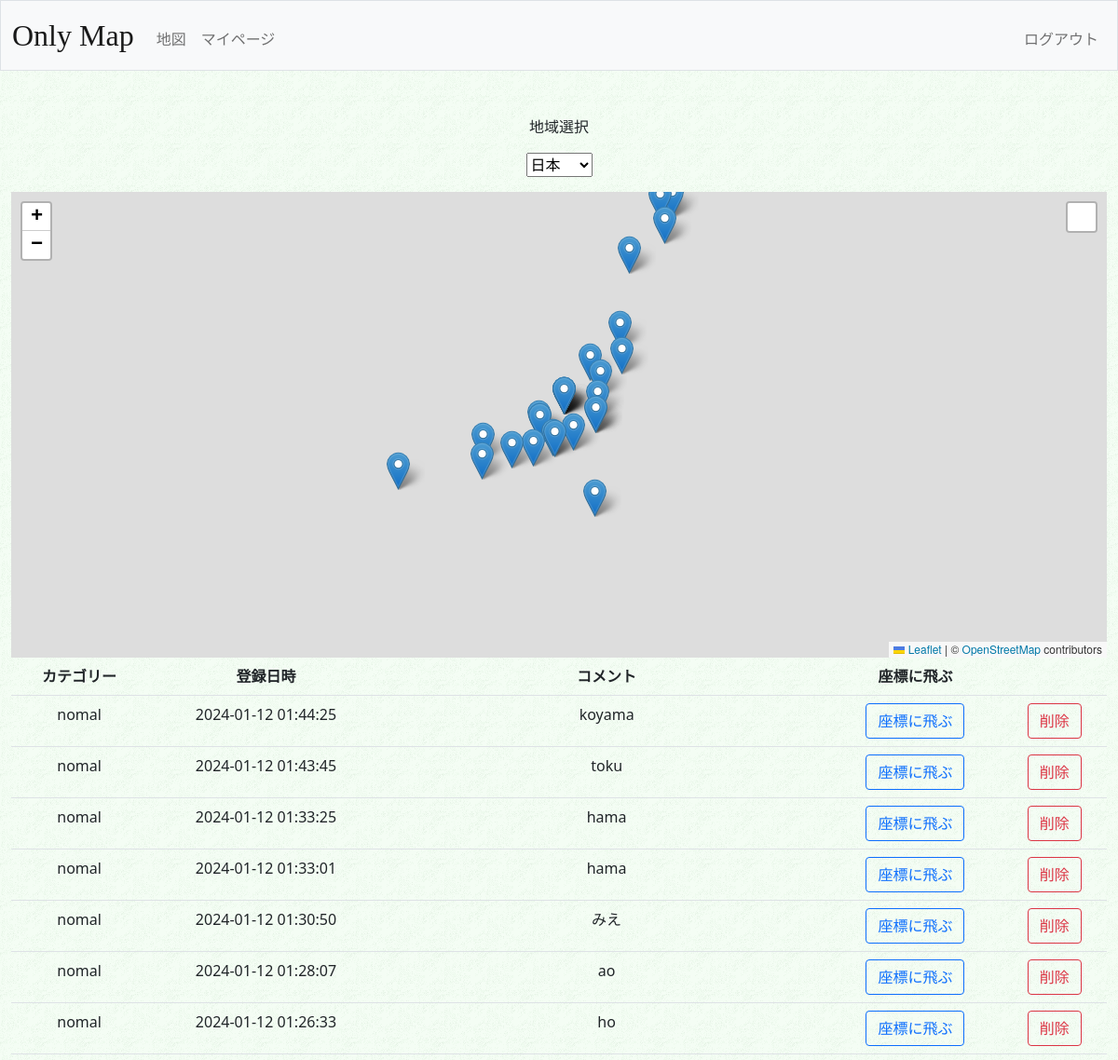
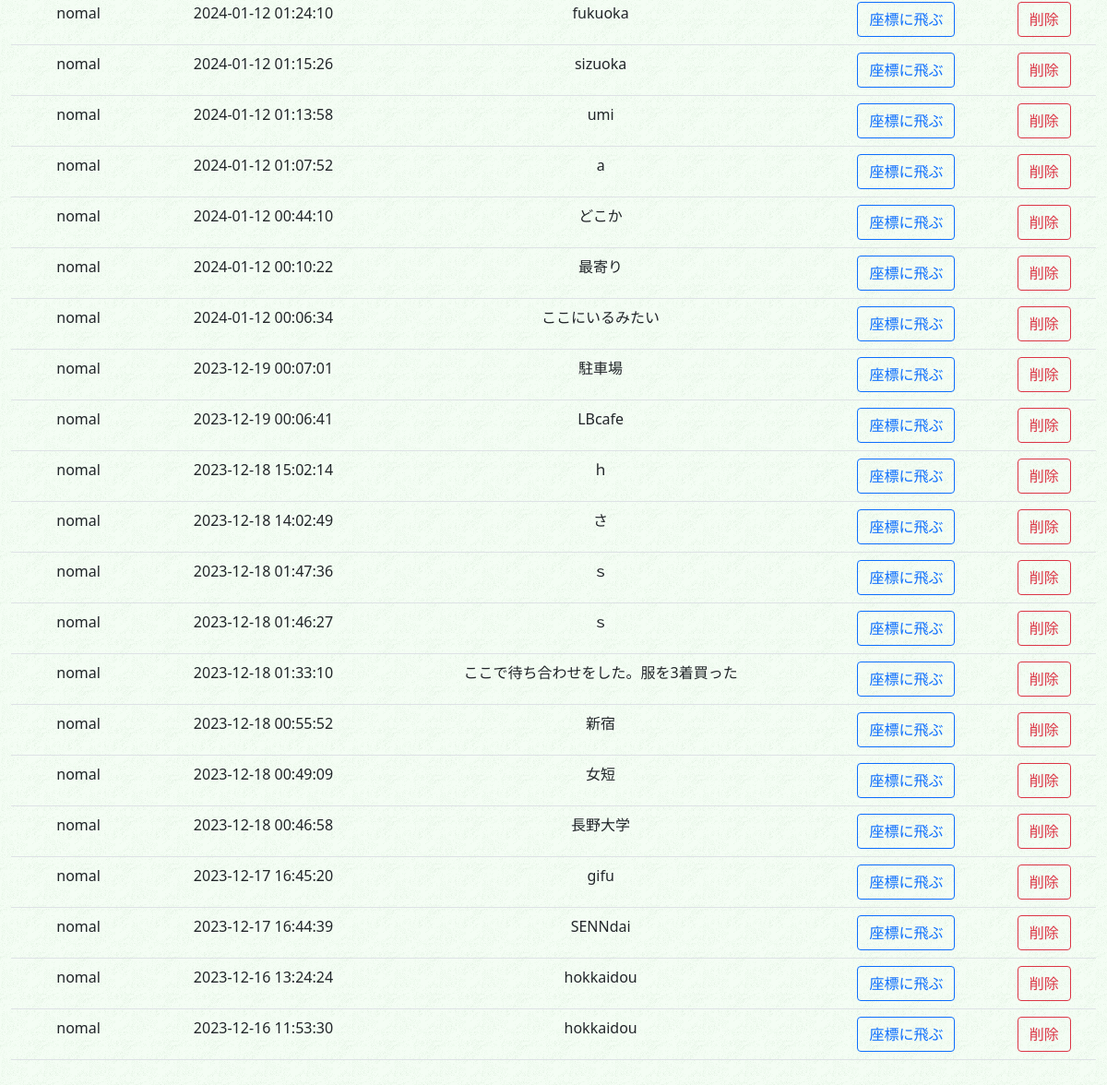
/map (signed in), run on the app's committed database (2 pictures, top to bottom).
### tables this page shows
CREATE TABLE 'markers'(
  'id' INTEGER PRIMARY KEY AUTOINCREMENT NOT NULL,
  'userid' INTEGER NOT NULL,
  'lat' FLOAT NOT NULL,
  'lng' FLOAT NOT NULL,
  'comment' TEXT,
  'cate' TEXT DEFAULT 'nomal',
  'created_at' TIMESTAMP DEFAULT(datetime('now','localtime'))
);

### app.py (the view)
@csrf.exempt
@app.route("/map", methods=["GET", "POST"])
def map():
    if request.method == "POST":
        userid = session["user_id"]
        lat = request.json['lat']
        lng = request.json['lng']
        comment = request.json['text']
        con = sqlite3.connect(DBNAME)
        db = con.cursor()
        db.execute("INSERT INTO markers (userid,lat,lng,comment) VALUES (?,?,?,?)", (userid,lat,lng,comment,))
        con.commit()
        markers = db.execute("SELECT lat,lng,comment,cate,created_at FROM markers WHERE userid = (?) ORDER BY created_at DESC", (userid,)).fetchone()
        con.close()
        print(markers)
        dict = {'lat':markers[0],
                'lng':markers[1],
                'text':markers[2],
                'cate':markers[3],
                'time':markers[4]
                }
        return jsonify(dict)
    else:
        userid = session["user_id"]
        con = sqlite3.connect(DBNAME)
        db = con.cursor()
        markers = db.execute("SELECT lat,lng,comment,cate,created_at FROM markers WHERE userid = (?) ORDER BY created_at DESC", (userid,)).fetchall()
        newmarker = db.execute("SELECT lat,lng FROM markers WHERE userid = (?) ORDER BY created_at DESC", (userid,)).fetchone()
        con.close()
        return render_template("map.html", markers = markers, newmarker = newmarker)

### app.py (called while the page is built)
@app.after_request
def after_request(response):
    response.headers["Cache-Control"] = "no-cache, no-store, must-revalidate"
    response.headers["Expires"] = 0
    response.headers["Pragma"] = "no-cache"
    return response

### templates/map.html (shortened to what this page needs)
{% extends "layout.html" %}
{% block head %}
    <link rel="stylesheet" href="https://unpkg.com/leaflet@1.7.1/dist/leaflet.css"
/>
    <link rel="stylesheet" href="https://cdn.jsdelivr.net/npm/leaflet.locatecontrol/dist/L.Control.Locate.min.css" />
{% endblock %}
{% block main %}
    <div class="mb-3">
        <p>地域選択</p>
        <select name="pre" id = "pre">
            <option value="36.000850616844694, 137.9999356269849">日本</option>
        </select>
    </div>
    <div id="map" style="width:100%; height:500px"></div>
    <table class="table table-hover">
        <tr>
            <th>カテゴリー</th>
            <th>登録日時</th>
            <th>コメント</th>
            <th>座標に飛ぶ</th>
            <th></th>
        </tr>
        {% set ns = namespace(cnt = 0) %}
        {% for marker in markers %}
        <tr>
            <td>{{ marker[3] }}</td>
            <td>{{ marker[4] }}</td>
            <td>{{ marker[2] }}</td>
            <td><button class="btn btn-outline-primary" onclick=jamp("{{ marker[0] }}","{{ marker[1] }}")>座標に飛ぶ</button></td>
            <td><button class="btn btn-outline-danger" onclick=dell({{ns.cnt}},{{ marker[0] }},{{ marker[1] }})>削除</button></td>
        </tr>
        {% set ns.cnt = ns.cnt + 1 %}
        {% endfor %}
    </table>
{% endblock %}

### upload/styles.css (style rules this page uses)
body { background: url("./background.gif") }
p { white-space: pre-wrap; }

### data on the page
markers: cate "nomal", created_at "2024-01-12 01:44:25", comment "koyama"
markers: cate "nomal", created_at "2024-01-12 01:43:45", comment "toku"
markers: cate "nomal", created_at "2024-01-12 01:33:25", comment "hama"
markers: cate "nomal", created_at "2024-01-12 01:33:01", comment "hama"
markers: cate "nomal", created_at "2024-01-12 01:30:50", comment "みえ"
markers: cate "nomal", created_at "2024-01-12 01:28:07", comment "ao"
markers: cate "nomal", created_at "2024-01-12 01:26:33", comment "ho"
markers: cate "nomal", created_at "2024-01-12 01:24:10", comment "fukuoka"
markers: cate "nomal", created_at "2024-01-12 01:15:26", comment "sizuoka"
markers: cate "nomal", created_at "2024-01-12 01:13:58", comment "umi"
markers: cate "nomal", created_at "2024-01-12 01:07:52", comment "a"
markers: cate "nomal", created_at "2024-01-12 00:44:10", comment "どこか"
markers: cate "nomal", created_at "2024-01-12 00:10:22", comment "最寄り"
markers: cate "nomal", created_at "2024-01-12 00:06:34", comment "ここにいるみたい"
markers: cate "nomal", created_at "2023-12-19 00:07:01", comment "駐車場"
markers: cate "nomal", created_at "2023-12-19 00:06:41", comment "LBcafe"
markers: cate "nomal", created_at "2023-12-18 15:02:14", comment "ｈ"
markers: cate "nomal", created_at "2023-12-18 14:02:49", comment "さ"
markers: cate "nomal", created_at "2023-12-18 01:47:36", comment "ｓ"
markers: cate "nomal", created_at "2023-12-18 01:46:27", comment "ｓ"
markers: cate "nomal", created_at "2023-12-18 01:33:10", comment "ここで待ち合わせをした。服を3着買った"
markers: cate "nomal", created_at "2023-12-18 00:55:52", comment "新宿"
markers: cate "nomal", created_at "2023-12-18 00:49:09", comment "女短"
markers: cate "nomal", created_at "2023-12-18 00:46:58", comment "長野大学"
markers: cate "nomal", created_at "2023-12-17 16:45:20", comment "gifu"
markers: cate "nomal", created_at "2023-12-17 16:44:39", comment "SENNdai"
markers: cate "nomal", created_at "2023-12-16 13:24:24", comment "hokkaidou"
markers: cate "nomal", created_at "2023-12-16 11:53:30", comment "hokkaidou"
